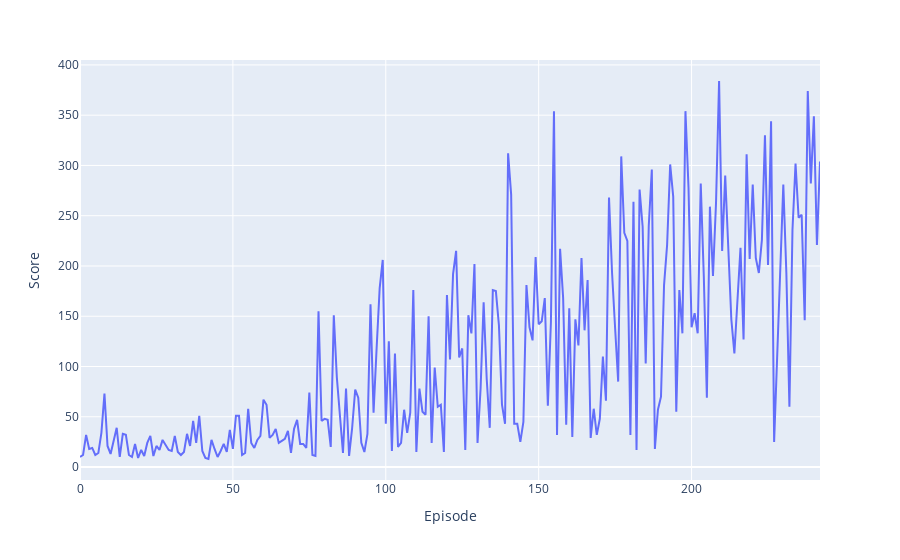

The cell this chart's notebook holds for it:
### Markdown cell above
### Visualize the training of the agent

### Code cell
data = scores
fig = px.line(x=range(len(data)), y=data, labels={'x': 'Episode', 'y': 'Score'})
fig.show()

### Figure 1 — Plotly figure (JSON) as saved in the notebook; plotly's stock layout.template omitted (floating-point values rounded to 4 significant figures; data arrays with more than 128 entries replaced by an {"elided": "..."} marker saying what was removed)
{"data": [{"hovertemplate": "Episode=%{x}<br>Score=%{y}<extra></extra>", "legendgroup": "", "line": {"color": "#636efa", "dash": "solid"}, "marker": {"symbol": "circle"}, "mode": "lines", "name": "", "orientation": "v", "showlegend": false, "type": "scatter", "x": {"elided": "243 int values"}, "xaxis": "x", "y": {"elided": "243 int values"}, "yaxis": "y"}], "layout": {"legend": {"tracegroupgap": 0}, "margin": {"t": 60}, "xaxis": {"anchor": "y", "domain": [0, 1], "title": {"text": "Episode"}}, "yaxis": {"anchor": "x", "domain": [0, 1], "title": {"text": "Score"}}}}
